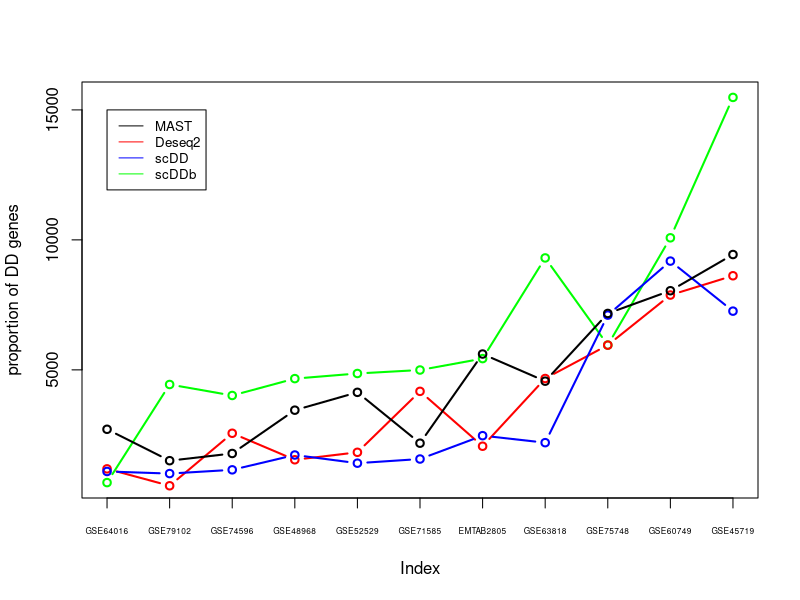

Here is the R script that generated this plot:
###CODE for FIG6, number of DD genes identified by different methods

NM = c("GSE45719","GSE63818","GSE48968","GSE52529","GSE60749",
       "GSE74596", "GSE71585", "EMTAB2805","GSE79102","GSE57872",
       "GSE64016","GSE75748", "GSE84465")
total_g = c(45686,65218,27723,47192,22443,23337,24057,38390,19974,65218,19084,19097,23368)
nDD_mst = c(9437,4565,3449,4135,8044,1783,2179,5609,1506,31925,2714,7170,12725)
nDD_des = c(8620,4667,1541,1828,7878,2561,4173,2062,541,8976,1191,5951,11217)
nDD_sc = c(7259,2199,1724,1410,9184,1154,1570,2468,1010,11866,1091,7106,10598)
nDD_scb = c(15481,9306,4663,4860,10080,4014,4994,5433,4437,33281,663,5953,13221)
total_g = rep(1,13)
TOT = (nDD_mst + nDD_des + nDD_sc + nDD_scb) / total_g
ORD = order(TOT)
pdf("DD_0.95.pdf", height = 5, width = 10)

plot((nDD_scb[ORD] / total_g[ORD])[1:11], type = "b", lwd = 2, col = "green", 
     ylab = "proportion of DD genes" ,xaxt = "n")

lines((nDD_des[ORD]/ total_g[ORD])[1:11] , type = "b", lwd = 2, col = "red")
lines( (nDD_sc[ORD]/total_g[ORD])[1:11] , type = "b", lwd = 2, col = "blue")
lines( (nDD_mst[ORD] / total_g[ORD])[1:11] , type = "b", lwd = 2)
axis(1, at=1:11, labels=NM[ORD][1:11],cex.axis=0.5) 
legend(1, 15000, legend=c("MAST", "Deseq2", "scDD", "scDDb"),
       col=c("black", "red", "blue","green"),lty = 1, cex=0.8)

dev.off()